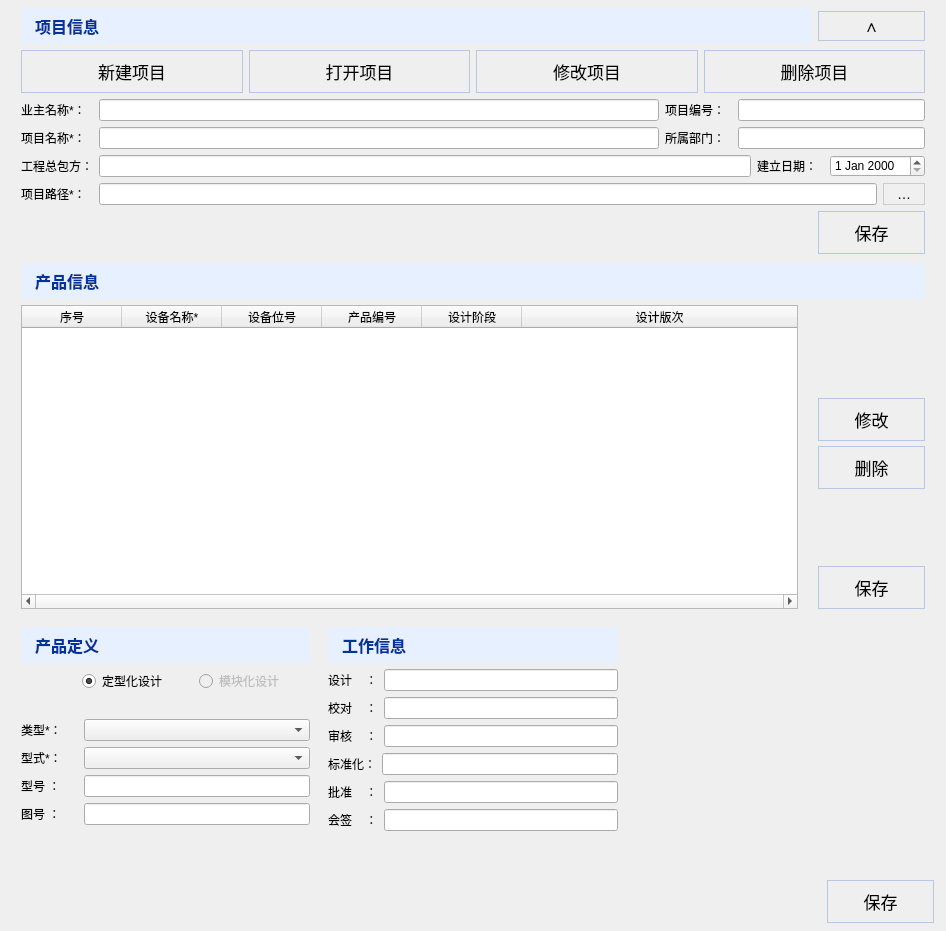
<?xml version="1.0" encoding="UTF-8"?>
<ui version="4.0">
 <class>main_layout</class>
 <widget class="QWidget" name="main_layout">
  <property name="geometry">
   <rect>
    <x>0</x>
    <y>0</y>
    <width>946</width>
    <height>931</height>
   </rect>
  </property>
  <property name="font">
   <font>
    <family>Microsoft JhengHei</family>
    <pointsize>12</pointsize>
   </font>
  </property>
  <property name="styleSheet">
   <string notr="true">QPushButton {
    background: qlineargradient(x1: 0, y1: 0, x2: 0, y2: 1,
                                stop: 0 #ffffff, stop: 1 #e8edf5);
    border: 1px solid #b8c8e0;
    border-radius: 0px;
    color: #000000;
    font-size: 17px;
    padding: 8px 20px;
    text-align: center;
    min-width: 65px;
}

QPushButton:hover {
    background: qlineargradient(x1: 0, y1: 0, x2: 0, y2: 1,
                                stop: 0 #f0f4fa, stop: 1 #d8e0ed);
    border-color: #9ab0d0;
}

QPushButton:pressed {
    background: qlineargradient(x1: 0, y1: 0, x2: 0, y2: 1,
                                stop: 0 #e0e6f0, stop: 1 #c8d2e0);
    border-color: #7a90b0;
}

QPushButton:disabled {
    background: #f5f7fa;
    color: #888888;
    border-color: #d0d8e5;
}

#project_path_button {
    font-size: 14px;
    padding: 0px 6px;
    border: 1px solid #ccc;
    background-color: #f0f0f0;
    min-width: 28px;
}
#project_path_button:hover {
    background-color: #e0e0e0;
}

/* 隐藏边框、背景，并彻底清除QGroupBox的所有边距 */
QGroupBox, #image_area {
    border: none;
    background-color: transparent;
    margin: 0px;
    padding: 0px;
}

/* 强制清除QGroupBox内部的内容边距（关键！） */
QGroupBox {
    qproperty-contentMargins: 0, 0, 0, 0;
}

/* 0522新修改：统一标题样式（已去掉 margin-left:-9px，避免项目信息偏左） */
/* 统一标题 Label 样式（去掉边框，固定高度） */
QLabel#label, QLabel#label_2, QLabel#label_3, QLabel#label_4 {
background-color: #e6f0ff;    /* 背景色：淡蓝色 */
color: #003399;                /* 文字颜色：深蓝色 */
font-weight: bold;             /* 文字加粗 */
font-size: 12pt;               /* 文字大小：12号 */
padding: 6px 10px;             /* 内边距：上下6px，左右10px */
border: none;                  /* 无边框 */
}
/* 滚动条整体样式 */
QScrollBar:vertical {
    background-color: #f5f5f5;
    width: 14px;
    margin: 0px;
}

/* 滚动条滑块 */
QScrollBar::handle:vertical {
    background-color: #c4c4c4;
    border-radius: 7px;
    min-height: 30px;
}

/* 滑块悬浮 */
QScrollBar::handle:vertical:hover {
    background-color: #a0a0a0;
}

/* 滑块按下 */
QScrollBar::handle:vertical:pressed {
    background-color: #888888;
}

/* 滚动条上下箭头（隐藏） */
QScrollBar::add-line:vertical,
QScrollBar::sub-line:vertical {
    border: none;
    background: none;
    height: 0px;
}

/* 滚动条背景区域 */
QScrollBar::add-page:vertical,
QScrollBar::sub-page:vertical {
    background: none;
}</string>
  </property>
  <layout class="QVBoxLayout" name="verticalLayout_4" stretch="0,0,1,0">
   <property name="spacing">
    <number>0</number>
   </property>
   <property name="leftMargin">
    <number>12</number>
   </property>
   <property name="topMargin">
    <number>8</number>
   </property>
   <property name="rightMargin">
    <number>12</number>
   </property>
   <property name="bottomMargin">
    <number>8</number>
   </property>
   <item>
    <widget class="QGroupBox" name="groupBox">
     <property name="title">
      <string/>
     </property>
     <layout class="QHBoxLayout" name="horizontalLayout_15">
      <property name="leftMargin">
       <number>9</number>
      </property>
      <property name="topMargin">
       <number>0</number>
      </property>
      <property name="rightMargin">
       <number>9</number>
      </property>
      <property name="bottomMargin">
       <number>0</number>
      </property>
      <item>
       <widget class="QLabel" name="label">
        <property name="minimumSize">
         <size>
          <width>0</width>
          <height>0</height>
         </size>
        </property>
        <property name="maximumSize">
         <size>
          <width>16777215</width>
          <height>16777215</height>
         </size>
        </property>
        <property name="text">
         <string>项目信息</string>
        </property>
       </widget>
      </item>
      <item>
       <widget class="QPushButton" name="toggle_project_info_btn">
        <property name="minimumSize">
         <size>
          <width>107</width>
          <height>30</height>
         </size>
        </property>
        <property name="maximumSize">
         <size>
          <width>85</width>
          <height>30</height>
         </size>
        </property>
        <property name="text">
         <string>∧</string>
        </property>
       </widget>
      </item>
     </layout>
    </widget>
   </item>
   <item>
    <widget class="QGroupBox" name="project_info_group">
     <property name="font">
      <font>
       <family>Leelawadee UI</family>
       <pointsize>12</pointsize>
      </font>
     </property>
     <property name="title">
      <string/>
     </property>
     <property name="flat">
      <bool>true</bool>
     </property>
     <layout class="QVBoxLayout" name="verticalLayout_10">
      <property name="leftMargin">
       <number>9</number>
      </property>
      <property name="topMargin">
       <number>6</number>
      </property>
      <property name="rightMargin">
       <number>9</number>
      </property>
      <property name="bottomMargin">
       <number>0</number>
      </property>
      <item>
       <layout class="QHBoxLayout" name="project_buttons_layout">
        <item>
         <widget class="QPushButton" name="new_project_btn">
          <property name="text">
           <string>新建项目</string>
          </property>
          <property name="icon">
           <iconset>
            <normaloff>icons/新建项目.png</normaloff>icons/新建项目.png</iconset>
          </property>
         </widget>
        </item>
        <item>
         <widget class="QPushButton" name="open_project_btn">
          <property name="text">
           <string>打开项目</string>
          </property>
          <property name="icon">
           <iconset>
            <normaloff>icons/打开项目.png</normaloff>icons/打开项目.png</iconset>
          </property>
         </widget>
        </item>
        <item>
         <widget class="QPushButton" name="edit_project_btn">
          <property name="text">
           <string>修改项目</string>
          </property>
          <property name="icon">
           <iconset>
            <normaloff>icons/修改项目..png</normaloff>icons/修改项目..png</iconset>
          </property>
         </widget>
        </item>
        <item>
         <widget class="QPushButton" name="delete_project_btn">
          <property name="text">
           <string>删除项目</string>
          </property>
          <property name="icon">
           <iconset>
            <normaloff>icons/删除项目.png</normaloff>icons/删除项目.png</iconset>
          </property>
         </widget>
        </item>
       </layout>
      </item>
      <item>
       <layout class="QHBoxLayout" name="row1_layout" stretch="0,3,0,1">
        <item>
         <widget class="QLabel" name="owner_label">
          <property name="text">
           <string>业主名称*：  </string>
          </property>
         </widget>
        </item>
        <item>
         <widget class="QLineEdit" name="owner_input"/>
        </item>
        <item>
         <widget class="QLabel" name="project_number_label">
          <property name="text">
           <string>项目编号：  </string>
          </property>
         </widget>
        </item>
        <item>
         <widget class="QLineEdit" name="project_number_input"/>
        </item>
       </layout>
      </item>
      <item>
       <layout class="QHBoxLayout" name="row2_layout" stretch="0,3,0,1">
        <item>
         <widget class="QLabel" name="project_name_label">
          <property name="text">
           <string>项目名称*：  </string>
          </property>
         </widget>
        </item>
        <item>
         <widget class="QLineEdit" name="project_name_input"/>
        </item>
        <item>
         <widget class="QLabel" name="department_label">
          <property name="text">
           <string>所属部门：  </string>
          </property>
         </widget>
        </item>
        <item>
         <widget class="QLineEdit" name="department_input"/>
        </item>
       </layout>
      </item>
      <item>
       <layout class="QHBoxLayout" name="row3_layout" stretch="0,0,0,0">
        <item>
         <widget class="QLabel" name="contractor_label">
          <property name="text">
           <string>工程总包方：</string>
          </property>
         </widget>
        </item>
        <item>
         <widget class="QLineEdit" name="contractor_input"/>
        </item>
        <item>
         <widget class="QLabel" name="create_date_label">
          <property name="text">
           <string>建立日期：  </string>
          </property>
         </widget>
        </item>
        <item>
         <widget class="QDateEdit" name="date_edit"/>
        </item>
       </layout>
      </item>
      <item>
       <layout class="QHBoxLayout" name="row4_layout" stretch="0,1,0">
        <item>
         <widget class="QLabel" name="project_path_label">
          <property name="text">
           <string>项目路径*：  </string>
          </property>
         </widget>
        </item>
        <item>
         <widget class="QLineEdit" name="project_path_input"/>
        </item>
        <item>
         <widget class="QPushButton" name="project_path_button">
          <property name="maximumSize">
           <size>
            <width>28</width>
            <height>28</height>
           </size>
          </property>
          <property name="styleSheet">
           <string notr="true">QPushButton {
    font-size: 14px;
    padding: 0px 6px;
    border: 1px solid #ccc;
    background-color: #f0f0f0;
}
QPushButton:hover {
    background-color: #e0e0e0;
}
</string>
          </property>
          <property name="text">
           <string>…</string>
          </property>
         </widget>
        </item>
       </layout>
      </item>
      <item>
       <layout class="QHBoxLayout" name="confirm_project_layout">
        <item>
         <spacer name="horizontalSpacer_8">
          <property name="orientation">
           <enum>Qt::Horizontal</enum>
          </property>
          <property name="sizeHint" stdset="0">
           <size>
            <width>40</width>
            <height>20</height>
           </size>
          </property>
         </spacer>
        </item>
        <item>
         <widget class="QPushButton" name="confirm_project_btn">
          <property name="text">
           <string>保存</string>
          </property>
          <property name="icon">
           <iconset>
            <normaloff>icons/保存.png</normaloff>icons/保存.png</iconset>
          </property>
         </widget>
        </item>
       </layout>
      </item>
     </layout>
    </widget>
   </item>
   <item>
    <widget class="QGroupBox" name="product_info_group">
     <property name="title">
      <string/>
     </property>
     <property name="flat">
      <bool>true</bool>
     </property>
     <layout class="QVBoxLayout" name="verticalLayout_11">
      <item>
       <widget class="QLabel" name="label_2">
        <property name="minimumSize">
         <size>
          <width>0</width>
          <height>0</height>
         </size>
        </property>
        <property name="maximumSize">
         <size>
          <width>16777215</width>
          <height>16777215</height>
         </size>
        </property>
        <property name="text">
         <string>产品信息</string>
        </property>
       </widget>
      </item>
      <item>
       <layout class="QHBoxLayout" name="horizontalLayout_8" stretch="25,1">
        <property name="spacing">
         <number>20</number>
        </property>
        <item>
         <layout class="QVBoxLayout" name="verticalLayout_7">
          <item>
           <widget class="QTableWidget" name="product_table">
            <property name="verticalScrollBarPolicy">
             <enum>Qt::ScrollBarAsNeeded</enum>
            </property>
            <property name="horizontalScrollBarPolicy">
             <enum>Qt::ScrollBarAlwaysOn</enum>
            </property>
            <property name="showGrid">
             <bool>true</bool>
            </property>
            <property name="rowCount">
             <number>0</number>
            </property>
            <property name="columnCount">
             <number>6</number>
            </property>
            <attribute name="horizontalHeaderVisible">
             <bool>true</bool>
            </attribute>
            <attribute name="horizontalHeaderStretchLastSection">
             <bool>true</bool>
            </attribute>
            <attribute name="verticalHeaderVisible">
             <bool>false</bool>
            </attribute>
            <attribute name="verticalHeaderDefaultSectionSize">
             <number>35</number>
            </attribute>
            <column>
             <property name="text">
              <string>序号</string>
             </property>
            </column>
            <column>
             <property name="text">
              <string>设备名称*</string>
             </property>
            </column>
            <column>
             <property name="text">
              <string>设备位号</string>
             </property>
            </column>
            <column>
             <property name="text">
              <string>产品编号</string>
             </property>
            </column>
            <column>
             <property name="text">
              <string>设计阶段</string>
             </property>
            </column>
            <column>
             <property name="text">
              <string>设计版次</string>
             </property>
            </column>
           </widget>
          </item>
         </layout>
        </item>
        <item>
         <layout class="QVBoxLayout" name="verticalLayout_5">
          <property name="spacing">
           <number>5</number>
          </property>
          <item>
           <spacer name="verticalSpacer">
            <property name="orientation">
             <enum>Qt::Vertical</enum>
            </property>
            <property name="sizeHint" stdset="0">
             <size>
              <width>20</width>
              <height>40</height>
             </size>
            </property>
           </spacer>
          </item>
          <item>
           <spacer name="horizontalSpacer_9">
            <property name="orientation">
             <enum>Qt::Horizontal</enum>
            </property>
            <property name="sizeHint" stdset="0">
             <size>
              <width>40</width>
              <height>20</height>
             </size>
            </property>
           </spacer>
          </item>
          <item>
           <widget class="QPushButton" name="modify_product_btn">
            <property name="text">
             <string>修改</string>
            </property>
            <property name="icon">
             <iconset>
              <normaloff>icons/修改.png</normaloff>icons/修改.png</iconset>
            </property>
           </widget>
          </item>
          <item>
           <widget class="QPushButton" name="delete_product_btn">
            <property name="text">
             <string>删除</string>
            </property>
            <property name="icon">
             <iconset>
              <normaloff>icons/删除.png</normaloff>icons/删除.png</iconset>
            </property>
           </widget>
          </item>
          <item>
           <spacer name="verticalSpacer_2">
            <property name="orientation">
             <enum>Qt::Vertical</enum>
            </property>
            <property name="sizeHint" stdset="0">
             <size>
              <width>20</width>
              <height>20</height>
             </size>
            </property>
           </spacer>
          </item>
          <item>
           <widget class="QPushButton" name="confirm_product_btn">
            <property name="text">
             <string>保存</string>
            </property>
            <property name="icon">
             <iconset>
              <normaloff>icons/保存.png</normaloff>icons/保存.png</iconset>
            </property>
           </widget>
          </item>
         </layout>
        </item>
       </layout>
      </item>
     </layout>
    </widget>
   </item>
   <item>
    <layout class="QVBoxLayout" name="verticalLayout_3" stretch="0,0">
     <item>
      <layout class="QHBoxLayout" name="horizontalLayout_6" stretch="2,2,2">
       <item>
        <widget class="QGroupBox" name="product_definition_group">
         <property name="title">
          <string/>
         </property>
         <property name="flat">
          <bool>true</bool>
         </property>
         <layout class="QVBoxLayout" name="verticalLayout">
          <item>
           <widget class="QLabel" name="label_3">
            <property name="minimumSize">
             <size>
              <width>0</width>
              <height>0</height>
             </size>
            </property>
            <property name="maximumSize">
             <size>
              <width>16777215</width>
              <height>16777215</height>
             </size>
            </property>
            <property name="text">
             <string>产品定义</string>
            </property>
           </widget>
          </item>
          <item>
           <layout class="QHBoxLayout" name="horizontalLayout_mode" stretch="2,4,4">
            <item>
             <widget class="QLabel" name="design_mode_label">
              <property name="text">
               <string>&lt;html&gt;&lt;head/&gt;&lt;body&gt;&lt;p/&gt;&lt;/body&gt;&lt;/html&gt;</string>
              </property>
             </widget>
            </item>
            <item>
             <widget class="QRadioButton" name="radio_standard_design">
              <property name="text">
               <string>定型化设计</string>
              </property>
              <property name="checked">
               <bool>true</bool>
              </property>
             </widget>
            </item>
            <item>
             <widget class="QRadioButton" name="radio_modular_design">
              <property name="enabled">
               <bool>false</bool>
              </property>
              <property name="text">
               <string>模块化设计</string>
              </property>
              <property name="checked">
               <bool>false</bool>
              </property>
             </widget>
            </item>
           </layout>
          </item>
          <item>
           <widget class="QLabel" name="label_5">
            <property name="text">
             <string>    </string>
            </property>
           </widget>
          </item>
          <item>
           <layout class="QHBoxLayout" name="horizontalLayout" stretch="2,8">
            <item>
             <widget class="QLabel" name="product_type_label">
              <property name="text">
               <string>类型*：</string>
              </property>
             </widget>
            </item>
            <item>
             <widget class="QComboBox" name="product_type_combo"/>
            </item>
           </layout>
          </item>
          <item>
           <layout class="QHBoxLayout" name="horizontalLayout_5" stretch="2,8">
            <item>
             <widget class="QLabel" name="product_form_label">
              <property name="text">
               <string>型式*：</string>
              </property>
             </widget>
            </item>
            <item>
             <widget class="QComboBox" name="product_form_combo"/>
            </item>
           </layout>
          </item>
          <item>
           <layout class="QHBoxLayout" name="horizontalLayout_2" stretch="2,8">
            <item>
             <widget class="QLabel" name="product_model_label">
              <property name="text">
               <string>型号 ：</string>
              </property>
             </widget>
            </item>
            <item>
             <widget class="QLineEdit" name="product_model_input"/>
            </item>
           </layout>
          </item>
          <item>
           <layout class="QHBoxLayout" name="horizontalLayout_4" stretch="2,8">
            <item>
             <widget class="QLabel" name="drawing_prefix_label">
              <property name="text">
               <string>图号 ：</string>
              </property>
             </widget>
            </item>
            <item>
             <widget class="QLineEdit" name="drawing_prefix_input"/>
            </item>
           </layout>
          </item>
          <item>
           <spacer name="verticalSpacer_3">
            <property name="orientation">
             <enum>Qt::Vertical</enum>
            </property>
            <property name="sizeHint" stdset="0">
             <size>
              <width>20</width>
              <height>10</height>
             </size>
            </property>
           </spacer>
          </item>
         </layout>
        </widget>
       </item>
       <item>
        <widget class="QGroupBox" name="work_information_group">
         <property name="title">
          <string/>
         </property>
         <property name="flat">
          <bool>true</bool>
         </property>
         <layout class="QVBoxLayout" name="verticalLayout_2">
          <item>
           <widget class="QLabel" name="label_4">
            <property name="minimumSize">
             <size>
              <width>0</width>
              <height>0</height>
             </size>
            </property>
            <property name="maximumSize">
             <size>
              <width>16777215</width>
              <height>16777215</height>
             </size>
            </property>
            <property name="text">
             <string>工作信息</string>
            </property>
           </widget>
          </item>
          <item>
           <layout class="QHBoxLayout" name="horizontalLayout_13">
            <item>
             <widget class="QLabel" name="design_label">
              <property name="text">
               <string>设计    ：</string>
              </property>
             </widget>
            </item>
            <item>
             <widget class="QLineEdit" name="design_input"/>
            </item>
           </layout>
          </item>
          <item>
           <layout class="QHBoxLayout" name="horizontalLayout_9">
            <item>
             <widget class="QLabel" name="proofread_label">
              <property name="text">
               <string>校对    ：</string>
              </property>
             </widget>
            </item>
            <item>
             <widget class="QLineEdit" name="proofread_input"/>
            </item>
           </layout>
          </item>
          <item>
           <layout class="QHBoxLayout" name="horizontalLayout_10">
            <item>
             <widget class="QLabel" name="review_label">
              <property name="text">
               <string>审核    ：</string>
              </property>
             </widget>
            </item>
            <item>
             <widget class="QLineEdit" name="review_input"/>
            </item>
           </layout>
          </item>
          <item>
           <layout class="QHBoxLayout" name="horizontalLayout_11">
            <item>
             <widget class="QLabel" name="standardization_label">
              <property name="text">
               <string>标准化：</string>
              </property>
             </widget>
            </item>
            <item>
             <widget class="QLineEdit" name="standardization_input"/>
            </item>
           </layout>
          </item>
          <item>
           <layout class="QHBoxLayout" name="horizontalLayout_12">
            <item>
             <widget class="QLabel" name="approval_label">
              <property name="text">
               <string>批准    ：</string>
              </property>
             </widget>
            </item>
            <item>
             <widget class="QLineEdit" name="approval_input"/>
            </item>
           </layout>
          </item>
          <item>
           <layout class="QHBoxLayout" name="horizontalLayout_14">
            <item>
             <widget class="QLabel" name="co_signature_label">
              <property name="text">
               <string>会签    ：</string>
              </property>
             </widget>
            </item>
            <item>
             <widget class="QLineEdit" name="co_signature_input"/>
            </item>
           </layout>
          </item>
          <item>
           <spacer name="verticalSpacer_4">
            <property name="orientation">
             <enum>Qt::Vertical</enum>
            </property>
            <property name="sizeHint" stdset="0">
             <size>
              <width>20</width>
              <height>40</height>
             </size>
            </property>
           </spacer>
          </item>
         </layout>
        </widget>
       </item>
       <item>
        <layout class="QHBoxLayout" name="horizontalLayout_7">
         <item>
          <widget class="QFrame" name="image_area">
           <property name="sizePolicy">
            <sizepolicy hsizetype="Preferred" vsizetype="Preferred">
             <horstretch>0</horstretch>
             <verstretch>0</verstretch>
            </sizepolicy>
           </property>
           <property name="frameShape">
            <enum>QFrame::Box</enum>
           </property>
           <property name="frameShadow">
            <enum>QFrame::Raised</enum>
           </property>
           <layout class="QHBoxLayout" name="horizontalLayout_3">
            <item>
             <widget class="QLabel" name="image_label">
              <property name="text">
               <string/>
              </property>
             </widget>
            </item>
           </layout>
          </widget>
         </item>
        </layout>
       </item>
      </layout>
     </item>
     <item>
      <layout class="QHBoxLayout" name="confirm_definition_layout">
       <item>
        <spacer name="horizontalSpacer">
         <property name="orientation">
          <enum>Qt::Horizontal</enum>
         </property>
         <property name="sizeHint" stdset="0">
          <size>
           <width>40</width>
           <height>20</height>
          </size>
         </property>
        </spacer>
       </item>
       <item>
        <widget class="QPushButton" name="confirm_definition_btn">
         <property name="text">
          <string>保存</string>
         </property>
         <property name="icon">
          <iconset>
           <normaloff>icons/保存.png</normaloff>icons/保存.png</iconset>
         </property>
        </widget>
       </item>
      </layout>
     </item>
    </layout>
   </item>
  </layout>
 </widget>
 <resources/>
 <connections/>
</ui>
